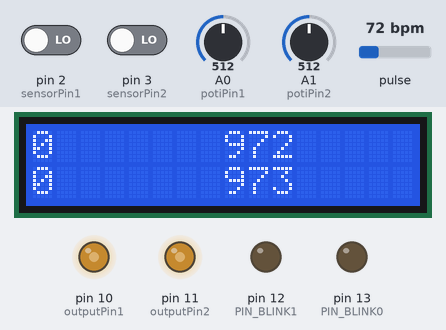
Bench run of a sketch on a simulated Arduino Uno, built with avr-gcc and run on an emulated ATmega328P. Parts: 16×2 character LCD, output pins drawn as LEDs (lit = HIGH). Dashed ring = blinking. Inputs (shaded band) come from the test bench; at power-on: A0 (potiPin1) = 512, A1 (potiPin2) = 512, pin 2 (sensorPin1) LOW, pin 3 (sensorPin2) LOW, pulse 72 bpm. What the sketch prints to the serial monitor is not drawn.

Above: at 1.2 s.
1.3 s: A0 (potiPin1) set to 0
At 1.43 s:
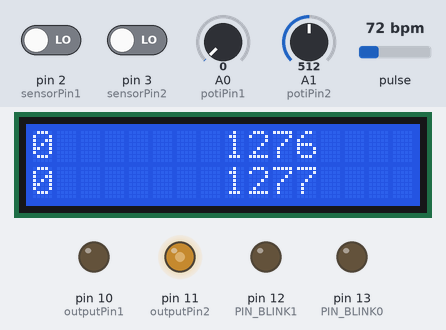
3.9 s: A1 (potiPin2) set to 0
At 4.45 s:
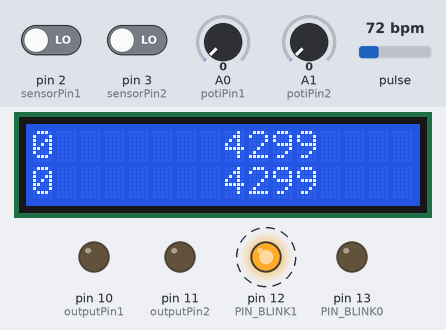
6.4 s: A0 (potiPin1) set to 122
At 7.17 s:
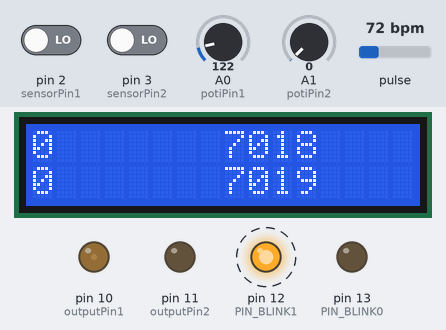
8.8 s: A1 (potiPin2) set to 122
At 9.58 s:
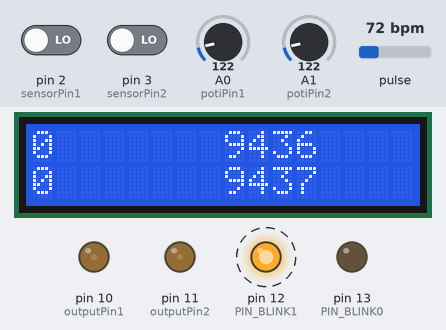
11.2 s: A0 (potiPin1) set to 1023
At 11.4 s:
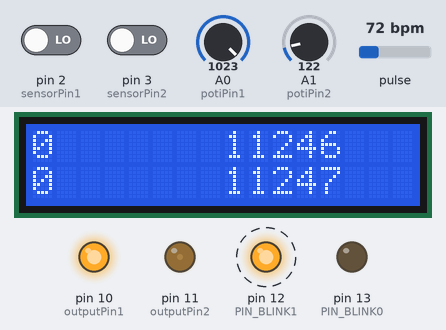
13.6 s: A1 (potiPin2) set to 1023
At 14.11 s:
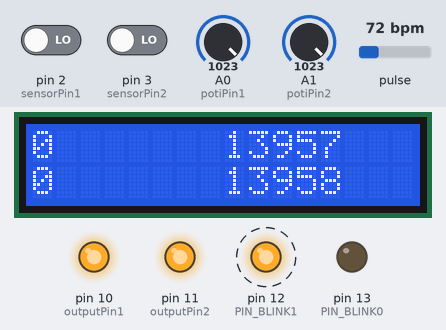
Timing chart, 0 to 17.0 s (numbered marks = the images above; inputs shaded):
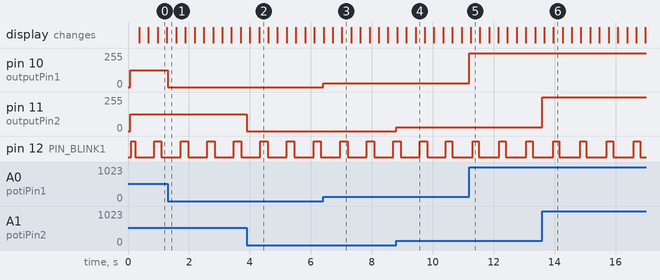

Measured:
- after the input at 1.3 s, pin 10 (outputPin1): 127/255 → 0/255 at once
- after the input at 3.9 s, pin 11 (outputPin2): 127/255 → 0/255 at once
- after the input at 6.4 s, pin 10 (outputPin1): 0/255 → 30/255 at once
- after the input at 8.8 s, pin 11 (outputPin2): 0/255 → 30/255 at once
- after the input at 11.2 s, pin 10 (outputPin1): 30/255 → 255/255 at once
- after the input at 13.6 s, pin 11 (outputPin2): 30/255 → 255/255 at once
- by itself, pin 12 (PIN_BLINK1): alternates HIGH for 0.21 s and LOW for 0.67 s

The sketch:

codemashRacing03.ino
```cpp
// include the library code:
#include <LiquidCrystal.h>

// pulsesensors
#define USE_ARDUINO_INTERRUPTS false
#include <PulseSensorPlayground.h>

const int OUTPUT_TYPE = SERIAL_PLOTTER;
const int PULSE_SENSOR_COUNT = 2;

const int PIN_INPUT0 = A0;
const int PIN_BLINK0 = 13;    // Pin 13 is the on-board LED

const int PIN_INPUT1 = A1;
const int PIN_BLINK1 = 12;

const int THRESHOLD = 550;   // Adjust this number to avoid noise when idle

byte samplesUntilReport;
const byte SAMPLES_PER_SERIAL_SAMPLE = 10;
PulseSensorPlayground pulseSensor(PULSE_SENSOR_COUNT);

// LCD stuff
const int rs = 9, en = 8, d4 = 7, d5 = 6, d6 = 5, d7 = 4;
LiquidCrystal lcd(rs, en, d4, d5, d6, d7);

long time1 = 0;
long time2 = 0;

// config
int sensorPin1 = 2;
int sensorPin2 = 3;

long lcdTimeout;
long myTimer1 = 0;
long myTimer2 = 0;
int timeout = 100;
int sensorTimeout = 300;

int potiPin1 = 0;
int potiPin2 = 1;

int outputPin1 = 10;
int outputPin2 = 11;

void setup() {
  Serial.begin(250000);

  pulseSensor.analogInput(PIN_INPUT0, 0);
  pulseSensor.blinkOnPulse(PIN_BLINK0, 0);

  pulseSensor.analogInput(PIN_INPUT1, 1);
  pulseSensor.blinkOnPulse(PIN_BLINK1, 1);

  pulseSensor.setSerial(Serial);
  pulseSensor.setOutputType(OUTPUT_TYPE);
  pulseSensor.setThreshold(THRESHOLD);

  // Skip the first SAMPLES_PER_SERIAL_SAMPLE in the loop().
  samplesUntilReport = SAMPLES_PER_SERIAL_SAMPLE;

  // Now that everything is ready, start reading the PulseSensor signal.
  if (!pulseSensor.begin()) {
    /*
       PulseSensor initialization failed,
       likely because our particular Arduino platform interrupts
       aren't supported yet.

       If your Sketch hangs here, try ProcessEverySample.ino,
       which doesn't use interrupts.
    */
  }

  lcd.begin(16, 2);
  pinMode(sensorPin1, INPUT);
  pinMode(sensorPin2, INPUT);
  attachInterrupt(digitalPinToInterrupt(sensorPin1), carOn1, HIGH);
  attachInterrupt(digitalPinToInterrupt(sensorPin2), carOn2, HIGH);
}

void loop() {
  if (pulseSensor.sawNewSample()) {

    if (--samplesUntilReport == (byte) 0) {
      samplesUntilReport = SAMPLES_PER_SERIAL_SAMPLE;

      //pulseSensor.outputSample();

      /*
         If a beat has happened on a given PulseSensor
         since we last checked, write the per-beat information
         about that PulseSensor to Serial.
      */

      for (int i = 0; i < PULSE_SENSOR_COUNT; ++i) {
        if (pulseSensor.sawStartOfBeat(i)) {
          pulseSensor.outputBeat(i);
          Serial.print("Beat: ");Serial.println(i);
        }
      }
    }

    lcdOutput();
    analogWrite(outputPin1, map(analogRead(potiPin1), 0, 1023, 0, 255));
    analogWrite(outputPin2, map(analogRead(potiPin2), 0, 1023, 0, 255));

  }
}

void lcdOutput() {
  lcd.setCursor(0, 0);
  lcd.print(time1);

  lcd.setCursor(0, 1);
  lcd.print(time2);

  lcd.setCursor(8, 0);
  lcd.print(millis() - myTimer1);

  lcd.setCursor(8, 1);
  lcd.print(millis() - myTimer2);

  if (lcdTimeout < millis() - 50) {
    lcd.clear();
    lcdTimeout = millis();
  }
}

void carOn1() {
  if (myTimer1 + sensorTimeout < millis()) {
    time1 = millis() - myTimer1;
    myTimer1 = millis();
  }
}

void carOn2() {
  if (myTimer2 + sensorTimeout < millis()) {
    time2 = millis() - myTimer2;
    myTimer2 = millis();
  }
}
```
